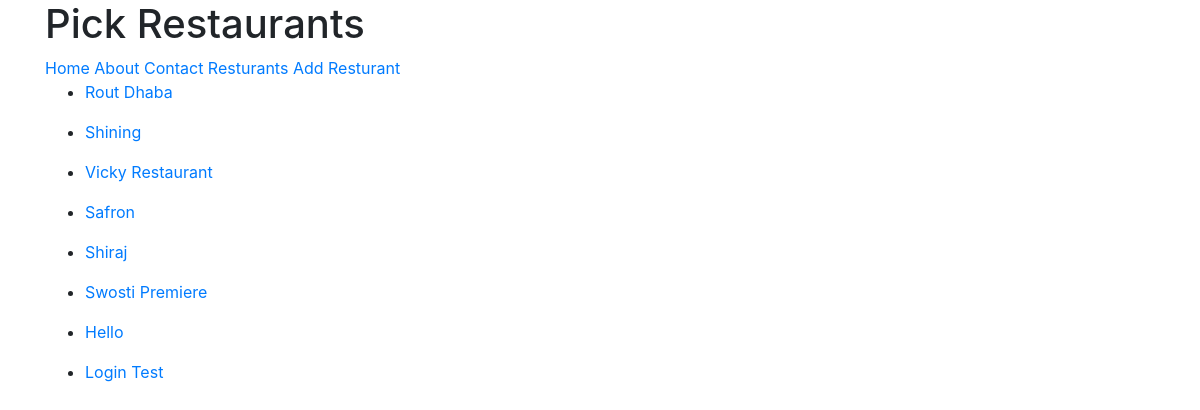
Page /resturants/ on the committed database.
### resturants/models.py (models this page shows, shortened)
class ResturantLocation(models.Model):
	owner = models.ForeignKey(User)
	name = models.CharField( max_length=120 )
	location = models.CharField( max_length=120, null=True, blank=True )
	category = models.CharField( max_length=120, null=True, blank=True )
	timestamp = models.DateTimeField(auto_now_add=True)
	updated = models.DateTimeField(auto_now=True)

### resturants/views.py (the view)
# urls.py: url(r'^resturants/(?P<slug>\w+)',SearchResturantList.as_view()),
class SearchResturantList(ListView):
	def get_queryset(self):
		slug = self.kwargs.get("slug")
		if slug:
			queryset = ResturantLocation.objects.filter(
				Q(category__iexact = slug) |
				Q(category__icontains = slug)
				)
		else:
			queryset = ResturantLocation.objects.all()
		return queryset

### resturants/templates/resturants/resturantlocation_list.html (shortened to what this page needs)
{% extends 'home.html' %}
{% block container%}
	<a href="/create_resturant/">Add Resturant</a>
	{% for obj in object_list %}
	<ul>
		<li><a href="/resturant_details/{{ obj.id }}">{{ obj.name }}</a></li>
	</ul>
	{% endfor %}
{% endblock %}

### templates/home.html (shortened to what this page needs)
<!DOCTYPE html>
<html>
<head>
	{% include 'snippets/css.html' %}
</head>
<body>
<div class="container">
	{% include 'snippets/nav.html' %}
	{% block container%}{% endblock container %}
</div>
</body>
</html>

### templates/snippets/css.html
<link rel="stylesheet" href="https://maxcdn.bootstrapcdn.com/bootstrap/4.0.0/css/bootstrap.min.css">

### templates/snippets/nav.html
<h1>Pick Restaurants</h1>
<a href="/">Home</a>
<a href="/about/">About</a>
<a href="/contact/">Contact</a>
<a href="/resturants/">Resturants</a>

### rows in the picture
ResturantLocation: name "Rout Dhaba"
ResturantLocation: name "Shining"
ResturantLocation: name "Vicky Restaurant"
ResturantLocation: name "Safron"
ResturantLocation: name "Shiraj"
ResturantLocation: name "Swosti Premiere"
ResturantLocation: name "Hello"
ResturantLocation: name "Login Test"
